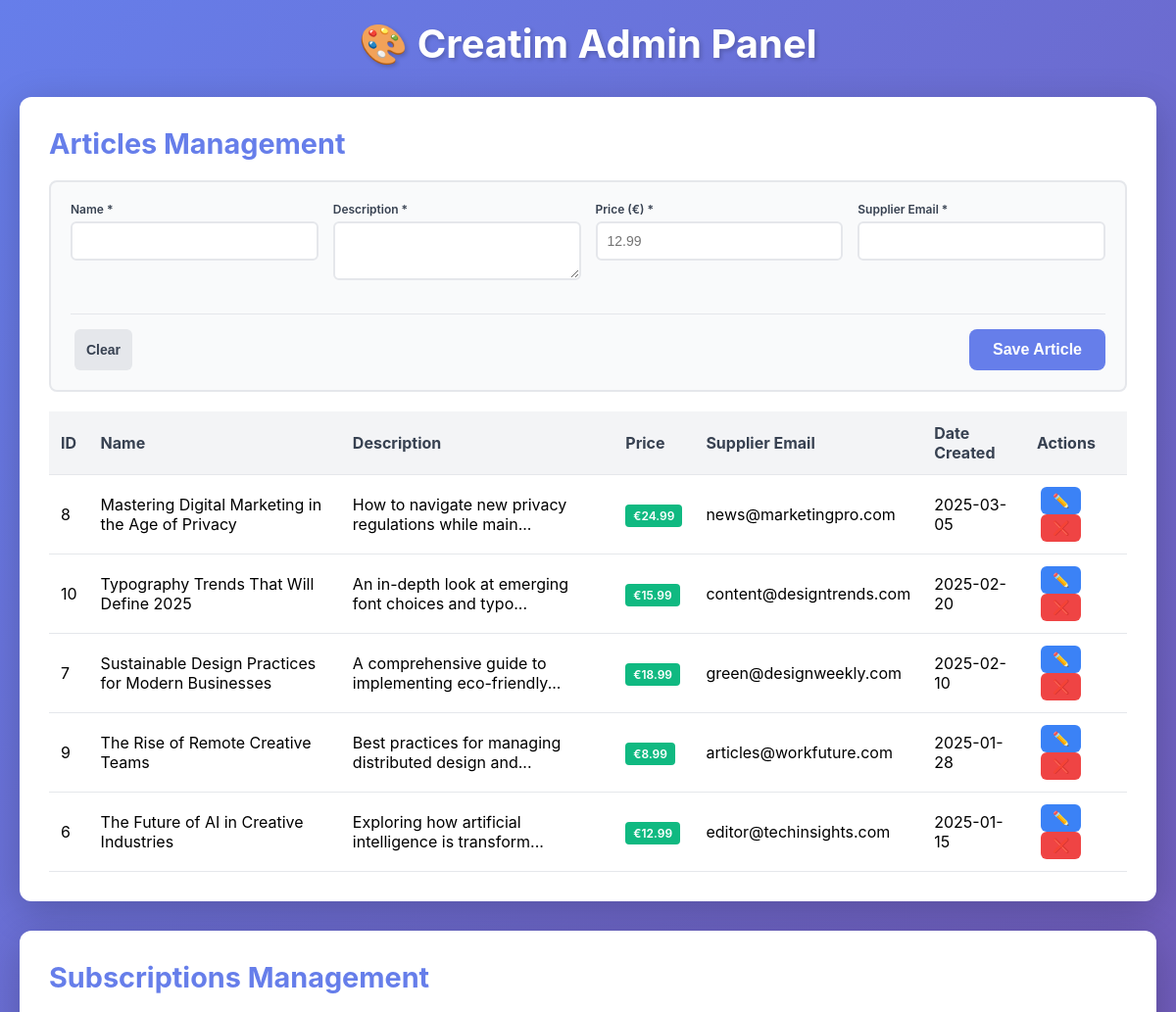
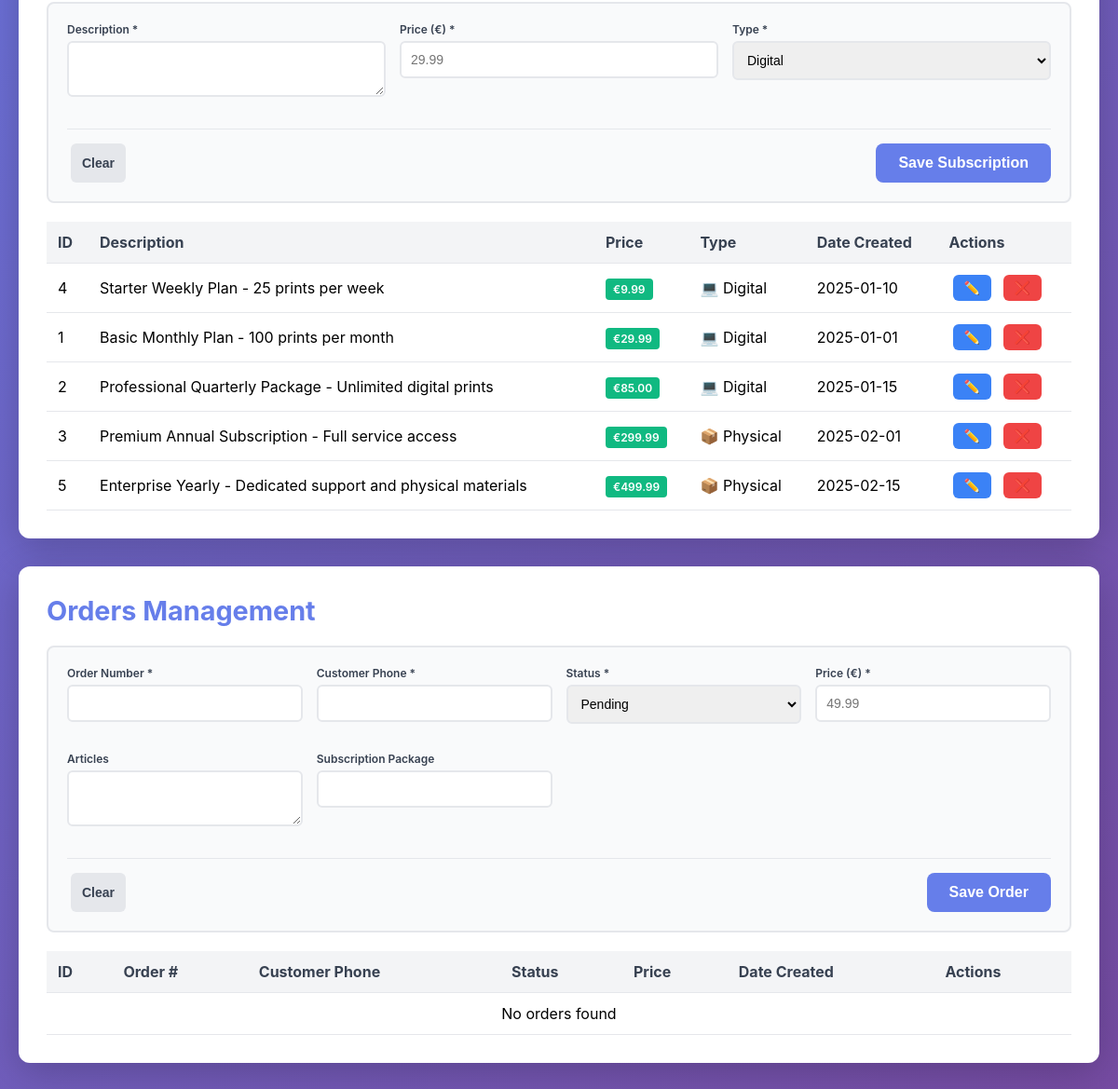
Screenshot of /backend/index.php with the database file from the repository (2 pictures, top to bottom).
### tables this page shows
CREATE TABLE "articles"
(
    id             integer
        constraint id
            primary key autoincrement,
    name           TEXT              not null,
    description    TEXT              not null,
    price          integer,
    supplier_email TEXT              not null,
    date_created   TEXT default DATE not null
);

CREATE TABLE "subscription"
(
    id           integer not null
        constraint subscription_pk
            primary key autoincrement,
    description  TEXT    not null,
    price        integer,
    physical     integer default 0,
    date_created TEXT    default DATE
);

### backend/lib/PdoConnector.php (called while the page is built, shortened)
<?php
class PdoConnector
{
    private static ?PDO $instance = null;
    private function __construct()
    {
        $this->dbPath = __DIR__ . '/../../database.db';
    }
    public static function getInstance(): PDO
    {
        if (self::$instance === null) {
            $connector = new self();
            try {
                self::$instance = new PDO('sqlite:' . $connector->dbPath);
                self::$instance->setAttribute(PDO::ATTR_ERRMODE, PDO::ERRMODE_EXCEPTION);
                self::$instance->setAttribute(PDO::ATTR_DEFAULT_FETCH_MODE, PDO::FETCH_ASSOC);
            } catch (PDOException $e) {
                throw new Exception("Database connection failed: " . $e->getMessage());
            }
        }
        return self::$instance;
    }
}

### backend/lib/admin/Dashboard.php (called while the page is built, shortened)
<?php
require_once __DIR__ . '/../Admin.php';
class Dashboard
{
    private Admin $admin;
    private array $articles = [];
    private array $subscriptions = [];
    public function __construct()
    {
        $this->admin = new Admin();
        $this->loadData();
    }
    private function loadData(): void
    {
        $this->articles = $this->admin->getAllArticles();
        $this->subscriptions = $this->admin->getAllSubscriptions();
        $this->orders = $this->admin->getAllOrders();
    }
    public function getArticles(): array
    {
        return $this->articles;
    }
    public function getSubscriptions(): array
    {
        return $this->subscriptions;
    }
}

### backend/lib/Admin.php (called while the page is built, shortened)
<?php
require_once __DIR__ . '/PdoConnector.php';
class Admin
{
    private PDO $db;
    public function __construct()
    {
        $this->db = PdoConnector::getInstance();
    }
    public function getAllArticles(): array
    {
        return $this->db->query('SELECT * FROM articles ORDER BY date_created DESC')->fetchAll();
    }
    public function getAllSubscriptions(): array
    {
        return $this->db->query('SELECT * FROM subscription ORDER BY price ASC')->fetchAll();
    }
    public function getAllOrders(): array
    {
        return $this->db->query('SELECT * FROM orders ORDER BY date_created DESC')->fetchAll();
    }
}

### backend/index.php (the view, shortened to what this page needs)
<?php
require_once __DIR__ . '/lib/admin/Dashboard.php';
$dashboard = new Dashboard();
$articles = $dashboard->getArticles();
$subscriptions = $dashboard->getSubscriptions();
$orders = $dashboard->getOrders();
?>
<!DOCTYPE html>
<html lang="en">
<head>
    <link rel="stylesheet" href="styles/dashboard.css">
</head>
<body>
    <div class="o-container">
        <h1>🎨 Creatim Admin Panel</h1>
        <div class="section">
            <h2>Articles Management</h2>
            <form method="POST" class="c-form c-form--inline" id="articleForm">
                <div class="c-form__inputs">
                    <div class="c-form__group">
                        <label class="c-form__label">Name *</label>
                        <input type="text" name="name" id="articleName" class="c-form__input" required>
                    </div>
                    <div class="c-form__group">
                        <label class="c-form__label">Description *</label>
                        <textarea name="description" id="articleDescription" class="c-form__textarea" required></textarea>
                    </div>
                    <div class="c-form__group">
                        <label class="c-form__label">Price (€) *</label>
                        <input type="number" step="0.01" min="0" name="price_euro" id="articlePriceEuro" class="c-form__input" required placeholder="12.99">
                    </div>
                    <div class="c-form__group">
                        <label class="c-form__label">Supplier Email *</label>
                        <input type="email" name="supplier_email" id="articleEmail" class="c-form__input" required>
                    </div>
                </div>
                <div class="c-form__buttons">
                    <button type="button" class="c-btn c-btn--secondary" onclick="resetArticleForm()">Clear</button>
                    <button type="submit" class="c-btn c-btn--primary">Save Article</button>
                </div>
            </form>
            <table>
                <thead>
                    <tr>
                        <th>ID</th>
                        <th>Name</th>
                        <th>Description</th>
                        <th>Price</th>
                        <th>Supplier Email</th>
                        <th>Date Created</th>
                        <th>Actions</th>
                    </tr>
                </thead>
                <tbody>
                    <?php if (empty($articles)): ?>
                    <tr>
                        <td colspan="7" style="text-align: center;">No articles found</td>
                    </tr>
                    <?php else: ?>
                    <?php foreach ($articles as $article): ?>
                    <tr>
                        <td><?= $article['id'] ?></td>
                        <td><?= htmlspecialchars($article['name']) ?></td>
                        <td><?= htmlspecialchars(substr($article['description'], 0, 50)) ?>...</td>
                        <td><span class="c-badge c-badge--price">€<?= number_format($article['price'] / 100, 2) ?></span></td>
                        <td><?= htmlspecialchars($article['supplier_email']) ?></td>
                        <td><?= $article['date_created'] ?></td>
                        <td>
                            <button class="c-btn c-btn--info" onclick='editArticle(<?= json_encode($article) ?>, this)'>✏️</button>
                            <form method="POST" style="display:inline;">
                                <button type="submit" class="c-btn c-btn--danger" onclick="return confirm('Delete this article?')">❌</button>
                            </form>
                        </td>
                    </tr>
                    <?php endforeach; ?>
                    <?php endif; ?>
                </tbody>
            </table>
        </div>
        <div class="section">
            <h2>Subscriptions Management</h2>
            <form method="POST" class="c-form c-form--inline" id="subscriptionForm">
                <div class="c-form__inputs">
                    <div class="c-form__group">
                        <label class="c-form__label">Description *</label>
                        <textarea name="description" id="subscriptionDescription" class="c-form__textarea" required></textarea>
                    </div>
                    <div class="c-form__group">
                        <label class="c-form__label">Price (€) *</label>
                        <input type="number" step="0.01" min="0" name="price_euro" id="subscriptionPriceEuro" class="c-form__input" required placeholder="29.99">
                    </div>
                    <div class="c-form__group">
                        <label class="c-form__label">Type *</label>
                        <select name="physical" id="subscriptionPhysical" class="c-form__select" required>
                            <option value="0">Digital</option>
                        </select>
                    </div>
                </div>
                <div class="c-form__buttons">
                    <button type="button" class="c-btn c-btn--secondary" onclick="resetSubscriptionForm()">Clear</button>
                    <button type="submit" class="c-btn c-btn--primary">Save Subscription</button>
                </div>
            </form>
            <table>
                <thead>
                    <tr>
                        <th>ID</th>
                        <th>Description</th>
                        <th>Price</th>
                        <th>Type</th>
                        <th>Date Created</th>
                        <th>Actions</th>
                    </tr>
                </thead>
                <tbody>
                    <?php if (empty($subscriptions)): ?>
                    <tr>
                        <td colspan="6" style="text-align: center;">No subscriptions found</td>
                    </tr>
                    <?php else: ?>
                    <?php foreach ($subscriptions as $subscription): ?>
                    <tr>
                        <td><?= $subscription['id'] ?></td>
                        <td><?= htmlspecialchars($subscription['description']) ?></td>
                        <td><span class="c-badge c-badge--price">€<?= number_format($subscription['price'] / 100, 2) ?></span></td>
                        <td><?= $subscription['physical'] ? '📦 Physical' : '💻 Digital' ?></td>
                        <td><?= $subscription['date_created'] ?></td>
                        <td>
                            <button class="c-btn c-btn--info" onclick='editSubscription(<?= json_encode($subscription) ?>, this)'>✏️</button>
                            <form method="POST" style="display:inline;">
                                <button type="submit" class="c-btn c-btn--danger" onclick="return confirm('Delete this subscription?')">❌</button>
                            </form>
                        </td>
                    </tr>
                    <?php endforeach; ?>
                    <?php endif; ?>
                </tbody>
            </table>
        </div>
        <div class="section">
            <h2>Orders Management</h2>
            <form method="POST" class="c-form c-form--inline" id="orderForm">
                <div class="c-form__inputs">
                    <div class="c-form__group">
                        <label class="c-form__label">Order Number *</label>
                        <input type="number" name="order_number" id="orderNumber" class="c-form__input" required>
                    </div>
                    <div class="c-form__group">
                        <label class="c-form__label">Customer Phone *</label>
                        <input type="text" name="customer_phone" id="orderPhone" class="c-form__input" required>
                    </div>
                    <div class="c-form__group">
                        <label class="c-form__label">Status *</label>
                        <select name="status" id="orderStatus" class="c-form__select" required>
                            <option value="pending">Pending</option>
                        </select>
                    </div>
                    <div class="c-form__group">
                        <label class="c-form__label">Price (€) *</label>
                        <input type="number" step="0.01" min="0" name="price_euro" id="orderPriceEuro" class="c-form__input" required placeholder="49.99">
                    </div>
                    <div class="c-form__group">
                        <label class="c-form__label">Articles</label>
                        <textarea name="articles" id="orderArticles" class="c-form__textarea"></textarea>
                    </div>
                    <div class="c-form__group">
                        <label class="c-form__label">Subscription Package</label>
                        <input type="text" name="subscription_pkg" id="orderSubscription" class="c-form__input">
                    </div>
                </div>
                <div class="c-form__buttons">
                    <button type="button" class="c-btn c-btn--secondary" onclick="resetOrderForm()">Clear</button>
                    <button type="submit" class="c-btn c-btn--primary">Save Order</button>
                </div>
            </form>
            <table>
                <thead>
                    <tr>
                        <th>ID</th>
                        <th>Order #</th>
                        <th>Customer Phone</th>
                        <th>Status</th>
                        <th>Price</th>
                        <th>Date Created</th>
                        <th>Actions</th>
                    </tr>
                </thead>
                <tbody>
                    <?php if (empty($orders)): ?>
                    <tr>
                        <td colspan="7" style="text-align: center;">No orders found</td>
                    </tr>
                    <?php endif; ?>
                </tbody>
            </table>
        </div>
    </div>
</body>
</html>

### backend/styles/dashboard.css (style rules this page uses)
* { margin: 0; padding: 0; box-sizing: border-box; }
body { font-family: -apple-system, BlinkMacSystemFont, "Segoe UI", Roboto, Oxygen, Ubuntu, Cantarell, sans-serif; background: linear-gradient(135deg, #667eea 0%, #764ba2 100%); min-height: 100vh; padding: 20px; }
h1 { color: #ffffff; text-align: center; margin-bottom: 30px; font-size: 2.5rem; text-shadow: 2px 2px 4px rgba(0, 0, 0, 0.2); }
h2 { color: #667eea; margin-bottom: 20px; font-size: 1.8rem; }
table { width: 100%; border-collapse: collapse; margin-top: 20px; }
table thead { background: #f3f4f6; font-weight: 600; color: #374151; }
table th, table td { padding: 12px; text-align: left; border-bottom: 1px solid #e5e7eb; }
table tbody tr { transition: all 0.3s ease; }
.o-container { max-width: 1400px; margin: 0 auto; }
.c-btn { border: none; padding: 12px 24px; border-radius: 8px; cursor: pointer; font-size: 16px; font-weight: 600; transition: background 0.3s; }
.c-btn--primary { background: #667eea; color: #ffffff; }
.c-btn--info { background: #3b82f6; color: #ffffff; padding: 6px 12px; margin: 0 4px; font-size: 14px; border-radius: 6px; }
.c-btn--danger { background: #ef4444; color: #ffffff; padding: 6px 12px; margin: 0 4px; font-size: 14px; border-radius: 6px; }
.c-btn--secondary { background: #e5e7eb; color: #374151; padding: 6px 12px; margin: 0 4px; font-size: 14px; border-radius: 6px; }
.c-form__group { margin-bottom: 15px; }
.c-form__label { display: block; margin-bottom: 5px; font-weight: 600; color: #374151; font-size: 12px; }
.c-form__input, .c-form__textarea, .c-form__select { width: 100%; padding: 10px; border: 2px solid #e5e7eb; border-radius: 6px; font-size: 14px; transition: border-color 0.3s; }
.c-form__textarea { resize: vertical; min-height: 60px; }
.c-form--inline { background: #f9fafb; padding: 20px; border-radius: 8px; margin-bottom: 20px; border: 2px solid #e5e7eb; }
.c-form__inputs { display: grid; grid-template-columns: repeat(auto-fit, minmax(200px, 1fr)); gap: 15px; margin-bottom: 15px; }
.c-form__buttons { display: flex; gap: 8px; justify-content: space-between; padding-top: 15px; border-top: 1px solid #e5e7eb; }
.c-badge { padding: 4px 8px; border-radius: 4px; font-weight: 600; font-size: 12px; }
.c-badge--price { background: #10b981; color: #ffffff; }
.section { background: #ffffff; border-radius: 12px; padding: 30px; margin-bottom: 30px; box-shadow: 0 10px 40px rgba(0, 0, 0, 0.2); }

### rows the page displays
articles: id "8", name "Mastering Digital Marketing in the Age of Privacy", description "How to navigate new privacy regulations while main", $article['price']/100 "24.99", supplier_email "news@marketingpro.com", date_created "2025-03-05"
articles: id "10", name "Typography Trends That Will Define 2025", description "An in-depth look at emerging font choices and typo", $article['price']/100 "15.99", supplier_email "content@designtrends.com", date_created "2025-02-20"
articles: id "7", name "Sustainable Design Practices for Modern Businesses", description "A comprehensive guide to implementing eco-friendly", $article['price']/100 "18.99", supplier_email "green@designweekly.com", date_created "2025-02-10"
articles: id "9", name "The Rise of Remote Creative Teams", description "Best practices for managing distributed design and", $article['price']/100 "8.99", supplier_email "articles@workfuture.com", date_created "2025-01-28"
articles: id "6", name "The Future of AI in Creative Industries", description "Exploring how artificial intelligence is transform", $article['price']/100 "12.99", supplier_email "editor@techinsights.com", date_created "2025-01-15"
subscription: id "4", description "Starter Weekly Plan - 25 prints per week", $subscription['price']/100 "9.99", physical "💻 Digital", date_created "2025-01-10"
subscription: id "1", description "Basic Monthly Plan - 100 prints per month", $subscription['price']/100 "29.99", physical "💻 Digital", date_created "2025-01-01"
subscription: id "2", description "Professional Quarterly Package - Unlimited digital prints", $subscription['price']/100 "85.00", physical "💻 Digital", date_created "2025-01-15"
subscription: id "3", description "Premium Annual Subscription - Full service access", $subscription['price']/100 "299.99", physical "📦 Physical", date_created "2025-02-01"
subscription: id "5", description "Enterprise Yearly - Dedicated support and physical materials", $subscription['price']/100 "499.99", physical "📦 Physical", date_created "2025-02-15"
